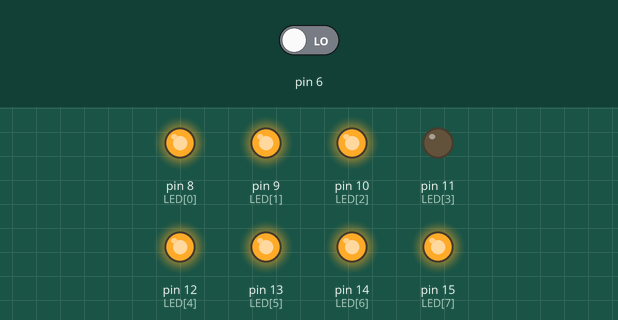
This sketch was run on a simulated Arduino Uno, built with avr-gcc and run on an emulated ATmega328P. Parts: output pins drawn as LEDs (lit = HIGH). Inputs (shaded band) come from the test bench; at power-on: pin 6 LOW.

Above: at 12.4 s.
12.5 s: pin 6 driven HIGH
At 12.9 s:
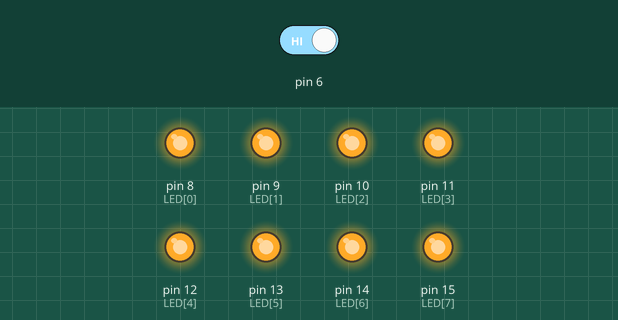
23.7 s: pin 6 driven LOW
At 30.6 s:
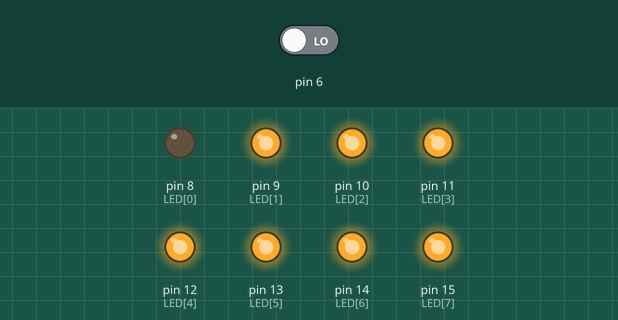
Timing chart, 0 to 40.9 s (numbered marks = the images above; inputs shaded):
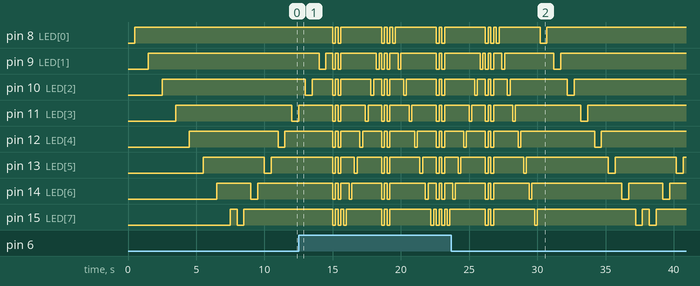

The sketch:

lab_3_code.ino
```cpp
const byte total =8;
const byte LED[] = {8,9,10,11,12,13,14,15};
byte i;
void setup()
{

  for (i=0;i<total;i++)
  {
  pinMode(LED[i],OUTPUT);
  }
  pinMode(6,INPUT);
}


void loop()
{

  boolean val = digitalRead(6);
  if(val){
     for (i=0;i<total;i++)
    {
      digitalWrite(LED[i], LOW);
    }
      delay(200);
    for (i=0;i<total;i++)
    {
      digitalWrite(LED[i], HIGH);
    }
      delay(200);
    for (i=0;i<total;i++)
    {
      digitalWrite(LED[i], LOW);
    }
    delay(200);
    for (i=0;i<total;i++)
    {
      digitalWrite(LED[i], HIGH);
    }
      delay(200);
    for (i=total-1;i>0;i--)
    {
      digitalWrite(LED[i],LOW);
      delay(200);
      digitalWrite(LED[i], HIGH);
      delay(200);
    }
  for (i=0;i<total;i++)
    {
      digitalWrite(LED[i], LOW);
    }
      delay(200);
    for (i=0;i<total;i++)
    {
      digitalWrite(LED[i], HIGH);
    }
      delay(200);
    for (i=0;i<total;i++)
    {
      digitalWrite(LED[i], LOW);
    }
    delay(200);
    for (i=0;i<total;i++)
    {
      digitalWrite(LED[i], HIGH);
    }
      delay(200);

  for (i=0;i<total;i++)
    {
      digitalWrite(LED[i], LOW);
      delay(200);
      digitalWrite(LED[i], HIGH);
      delay(200);
    }
  }
  else
  {
     for (i=0;i<total;i++)
    {
     digitalWrite(LED[i],LOW);
      delay(500);
      digitalWrite(LED[i], HIGH);
      delay(500);
    }
     for (i=total-1;i>0;i--)
    {
      digitalWrite(LED[i],LOW);
      delay(500);
      digitalWrite(LED[i], HIGH);
      delay(500);
    }
  }
}
```
